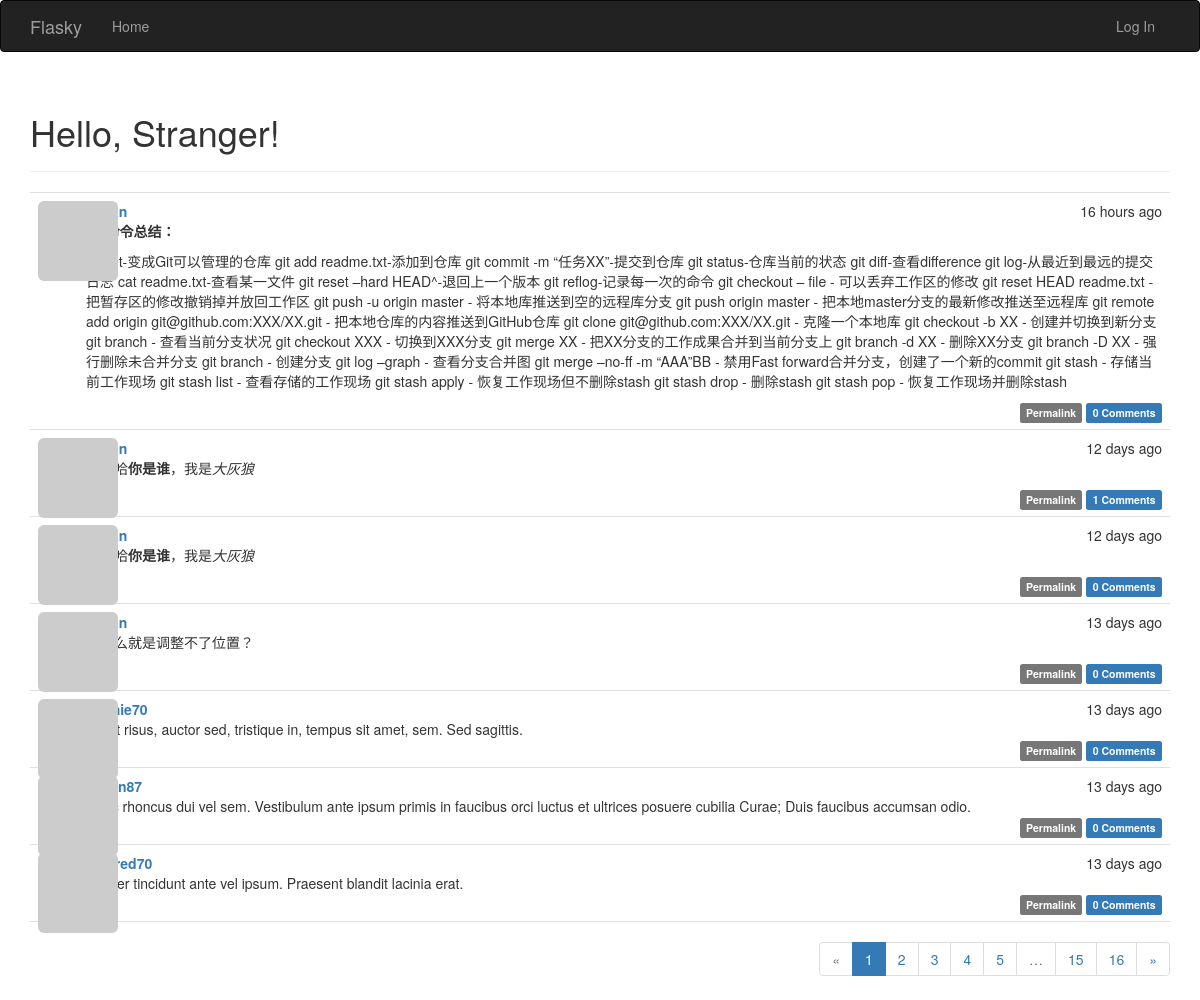
The page / on the database its author committed.
### app/models.py (models this page shows, shortened)
class Post(db.Model):
    __tablename__ = 'posts'
    id = db.Column(db.Integer, primary_key=True)
    body = db.Column(db.Text)
    timestamp = db.Column(db.DateTime, index=True, default=datetime.utcnow)  # 有默认值
    author_id = db.Column(db.Integer, db.ForeignKey('users.id'))
    body_html = db.Column(db.Text)
    comments = db.relationship('Comment', backref='post', lazy='dynamic')

class User(UserMixin,db.Model):
    __tablename__ = 'users'
    sqlite_autoincrement = True
    id = db.Column(db.Integer, primary_key=True)
    email = db.Column(db.String(64), unique=True, index=True)
    username = db.Column(db.String(64), unique=True, index=True)
    role_id = db.Column(db.Integer, db.ForeignKey('roles.id'))
    password_hash = db.Column(db.String(128))
    confirmed = db.Column(db.Boolean, default=False)
    name = db.Column(db.String(64))
    location = db.Column(db.String(64))
    about_me = db.Column(db.Text())
    member_since = db.Column(db.DateTime(), default=datetime.utcnow)
    last_seen = db.Column(db.DateTime(), default=datetime.utcnow)
    avatar_hash = db.Column(db.String(32))
    posts = db.relationship('Post', backref='author', lazy='dynamic')  # posts和comments都需要关联author才行，所以两个都有
    comments = db.relationship('Comment', backref='author', lazy='dynamic')
    @property
    def password(self):  # 若尝试读取password的值会返回属性错误，因为生成了散列值后不能还原
        raise AttributeError('password is not a readable attribute')
    def gravatar(self, size=100, default='identicon', rating='g'):
        if request.is_secure:
            url = 'https://secure.gravatar.com/avatar'
        else:
            url = 'http://cn.gravatar.com/avatar'
        hash = self.avatar_hash or hashlib.md5(self.email.encode('utf-8')).hexdigest()
        return '{url}/{hash}?s={size}&d={default}&r={rating}'.format(
            url=url, hash=hash, size=size, default=default, rating=rating)

### app/main/views.py (the view)
@main.route('/', methods=['GET', 'POST'])
def index():
    form = PostForm()
    if current_user.can(Permission.WRITE_ARTICLES) and \
            form.validate_on_submit():
        post = Post(body=form.body.data,
                    author=current_user._get_current_object())
        db.session.add(post)
        return redirect(url_for('.index'))
    page = request.args.get('page', 1, type=int)
    pagination = Post.query.order_by(Post.timestamp.desc()).paginate(
        page, per_page=7,
        error_out=False)
    posts = pagination.items
    return render_template('index.html', form=form, posts=posts,
                           pagination=pagination)

### app/auth/views.py (called while the page is built)
@auth.before_app_request
def before_request():
    if current_user.is_authenticated:
        current_user.ping()
        if not current_user.confirmed \
                and request.endpoint[:5] != 'auth.' \
                and request.endpoint != 'static':
            return redirect(url_for('auth.unconfirmed'))

### app/main/__init__.py (called while the page is built)
@main.app_context_processor  # 把permission类加入模板
def inject_permissions():
    return dict(Permission=Permission)

### app/models.py (called while the page is built)
    def can(self, permissions):
        return False

    def is_administrator(self):
        return False

### app/templates/index.html (shortened to what this page needs)
{% extends "base.html" %}
{% import "bootstrap/wtf.html" as wtf %}
{% import "_macros.html" as macros %}
{% block page_content %}
<div class="page-header">
     <h1>Hello, {% if current_user.is_authenticated %}{{ current_user.username }}{% else %}Stranger{% endif %}!</h1>
</div>
{% include '_posts.html' %}
{% if pagination %}
<div class="pagination">
    {{ macros.pagination_widget(pagination, '.index') }}
</div>
{% endif %}
{% endblock %}

### app/templates/_posts.html (shortened to what this page needs)
<ul class="posts">
    {% for post in posts %}
    <li class="post">
        <div class="post-thumbnail">
            <a href="{{ url_for('.user', username=post.author.username) }}">
                <img class="img-rounded profile-thumbnail" src="{{ post.author.gravatar(size=40) }}">
            </a>
        </div>
        <div class="post-content">
            <div class="post-date">{{ moment(post.timestamp).fromNow() }}</div>
            <div class="post-author"><a href="{{ url_for('.user', username=post.author.username) }}">{{ post.author.username }}</a></div>
            <div class="post-body">
                {% if post.body_html %}
                    {{ post.body_html | safe }}
                {% else %}
                    {{ post.body }}
                {% endif %}
            </div>
            <div class="post-footer">
                <a href="{{ url_for('.post', id=post.id) }}">
                    <span class="label label-default">Permalink</span>
                </a>
                 <a href="{{ url_for('.post', id=post.id) }}#comments">
                    <span class="label label-primary">{{ post.comments.count() }} Comments</span>
                </a>
            </div>
        </div>
    </li>
    {% endfor %}
</ul>

### app/static/styles.css (style rules this page uses)
.profile-thumbnail { position: absolute; }
ul.posts { list-style-type: none; padding: 0px; margin: 16px 0px 0px 0px; border-top: 1px solid #e0e0e0; }
ul.posts li.post { padding: 8px; border-bottom: 1px solid #e0e0e0; }
div.post-date { float: right; }
div.post-author { font-weight: bold; }
div.post-thumbnail { position: absolute; }
div.post-content { margin-left: 48px; min-height: 48px; }
div.post-footer { text-align: right; }
div.pagination { width: 100%; text-align: right; padding: 0px; margin: 0px; }

### rows shown on the page
Post: timestamp "16 hours ago", body_html "Git命令总结： git init-变成Git可以管理的仓库 git add readme.txt-添加到仓库 git commit -m “任务XX”-提交到仓库 git status-仓库当前的状态 git diff-查看difference git log-从最近到最远的提交日志 cat readme.txt-查看某一文件 git reset –hard HEAD^-退回上一个版本 git reflog-记录每一次的命令 git checkout – file - 可以丢弃工作区的修改 git reset HEAD readme.txt - 把暂存区的修改撤销掉并放回工作区 git push -u origin master - 将本地库推送到空的远程库分支 git push origin master - 把本地master分支的最新修改推送至远程库 git remote add origin git@github.com:XXX/XX.git - 把本地仓库的内容推送到GitHub仓库 git clone git@github.com:XXX/XX.git - 克隆一个本地库 git checkout -b XX - 创建并切换到新分支 git branch - 查看当前分支状况 git checkout XXX - 切换到XXX分支 git merge XX - 把XX分支的工作成果合并到当前分支上 git branch -d XX - 删除XX分支 git branch -D XX - 强行删除未合并分支 git branch - 创建分支 git log…", comments.count "0"
Post: timestamp "12 days ago", body_html "你是谁 ，我是 大灰狼", comments.count "1"
Post: timestamp "12 days ago", body_html "你是谁 ，我是 大灰狼", comments.count "0"
Post: timestamp "13 days ago", body_html "为什么就是调整不了位置？", comments.count "0"
Post: timestamp "13 days ago", body "In est risus, auctor sed, tristique in, tempus sit amet, sem. Sed sagittis.", comments.count "0"
Post: timestamp "13 days ago", body "Nunc rhoncus dui vel sem. Vestibulum ante ipsum primis in faucibus orci luctus et ultrices posuere cubilia Curae; Duis faucibus accumsan odio.", comments.count "0"
Post: timestamp "13 days ago", author.username "mildred70", body "Integer tincidunt ante vel ipsum. Praesent blandit lacinia erat.", comments.count "0"

### other values the page prints
{{ p }} "1"
{{ p }} "2" "3" "4" "5" "15" "16"
